Frame 1 (no input): blank canvas, image omitted
Frame 60 (no input): blank canvas, image omitted
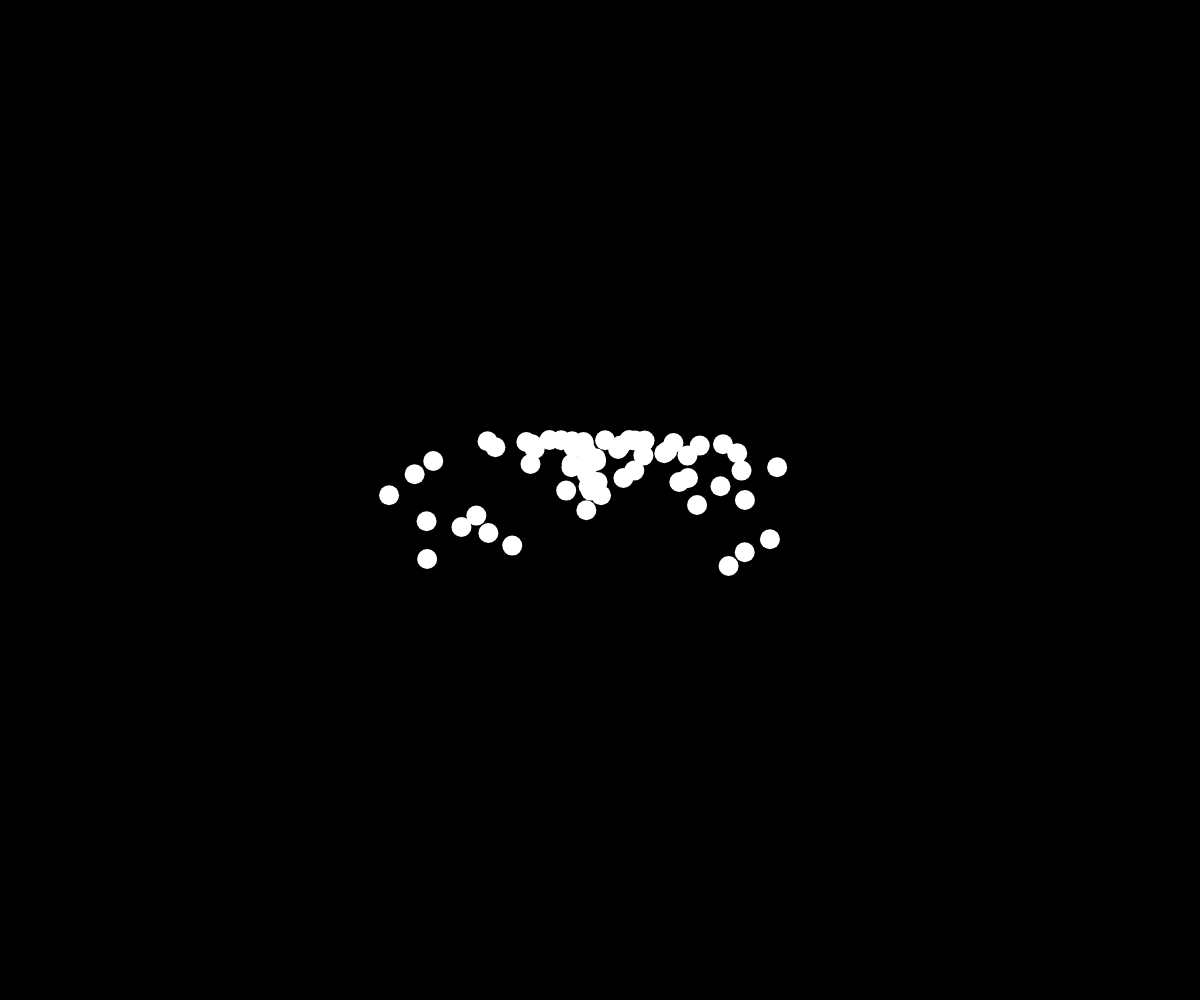
Frame 120 (the mouse pressed at the canvas centre since frame 60)

The p5.js sketch whose frames 1 and 60 were blank and that drew this single picture after the mouse press (run headless with seeded random() and noise() and a simulated clock; from frame 60 on, the mouse is pressed at the canvas centre):

// p5.js sketch
// ── sketch.js
// Vector 
// Adela
// 4/13/2026
//
// Useful for modeling forces

let objects = [];


function setup() {
  createCanvas(windowWidth, windowHeight);
}

function draw() {
  background(0);
  //create obejcts
  
  if(mouseIsPressed){
    objects.push(new Ball(mouseX, mouseY));
  }

  //process objects
  for(let o of objects){
    
    
    if (keyIsDown(32)){
      o.calcMouse();
    }
    o.move();
    o.display();
    
  }
}
class Ball {
  constructor(x, y) {
    this.pos = createVector(x, y);
    this.vel = createVector(random(-5, 5), -5);
    this.force = createVector(0, 0.2); // gravity?
  }

  calcMouse(){
    //mouse vector " attractor" calculations

    this.force = createVector(mouseX, mouseY);
    this.force.sub(this.pos);
    this.force.normalize();//set hyp to 1
    this.force.mult(4);
  }

  move() {
    
    //update velocity and pos vectors
    this.vel.add(this.force);
    this.vel.limit(20);//cant go outside -20 and 20
    this.pos.add(this.vel);

    //wall bounce
    if (this.pos.x < 0 || this.pos.x > width){
      this.vel.x *= -1;
    }

    if (this.pos.y < 0 || this.pos.y > height){
      this.vel.y *= -1;
    }


  }

  display() {
    //display the ball
    noStroke();

    circle(this.pos.x, this.pos.y, 20);

    //display the vectors
    // if(true){
    //   stroke(255,0,0);
    //   line(0,0,this.pos.x, this.pos.y);

    //   let endX = this.pos.x + this.vel.x;
    //   let endY = this.pos.y + this.vel.y;

    //   stroke(0,0,255);
    //   line(this.pos.x,this.pos.y,endX,endY);

    //   stroke(0,255,0);
    //   line(endX, endY, endX + this.force.x, endY + this.force.y);
      
    // }

  }
}
